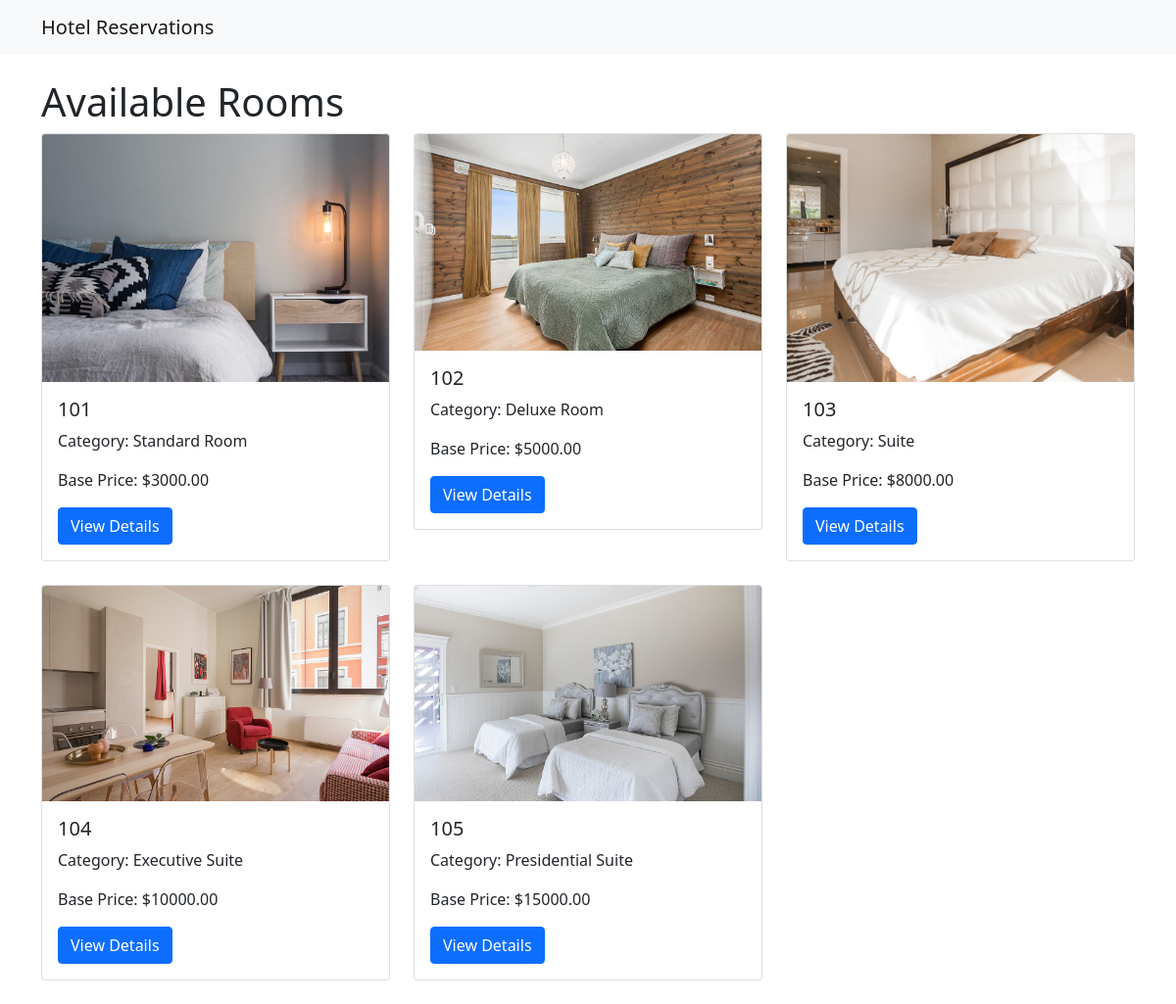
Screenshot of /reservations/rooms/ with the database file from the repository.
### reservations/models.py (models this page shows, shortened)
class Room(models.Model):
    room_number = models.CharField(max_length=10)
    category = models.ForeignKey(RoomCategory, on_delete=models.CASCADE)
    is_available = models.BooleanField(default=True)
    image = models.ImageField(upload_to='room_images/', null=True, blank=True)

class RoomCategory(models.Model):
    name = models.CharField(max_length=50)
    base_price = models.DecimalField(max_digits=10, decimal_places=2)

### reservations/views.py (the view)
# urls.py: path('rooms/', RoomListView.as_view(), name='room_list'),
class RoomListView(ListView):
    model = Room
    template_name = 'reservations/room_list.html'
    context_object_name = 'rooms'
    def get_context_data(self, **kwargs):
        context = super().get_context_data(**kwargs)
        context['room_categories'] = RoomCategory.objects.all()
        return context

### reservations/templates/reservations/room_list.html
{% extends 'reservations/base.html' %}
{% block content %}
<h1>Available Rooms</h1>
<div class="row">
    {% for room in rooms %}
    <div class="col-md-4 mb-4">
        <div class="card">
            {% if room.image %}
            <img src="{{ room.image.url }}" class="card-img-top" alt="{{ room.room_number }}">
            {% endif %}
            <div class="card-body">
                <h5 class="card-title">{{ room.room_number }}</h5>
                <p class="card-text">Category: {{ room.category.name }}</p>
                <p class="card-text">Base Price: ${{ room.category.base_price }}</p>
                <a href="{% url 'room_detail' room.id %}" class="btn btn-primary">View Details</a>
            </div>
        </div>
    </div>
    {% empty %}
    <p>No rooms available for the selected criteria.</p>
    {% endfor %}
</div>
{% endblock %}

### rows the page displays
Room: image (picture), room_number "101", category.name "Standard Room", category.base_price "3000.00"
Room: image (picture), room_number "102", category.name "Deluxe Room", category.base_price "5000.00"
Room: image (picture), room_number "103", category.name "Suite", category.base_price "8000.00"
Room: image (picture), room_number "104", category.name "Executive Suite", category.base_price "10000.00"
Room: image (picture), room_number "105", category.name "Presidential Suite", category.base_price "15000.00"
